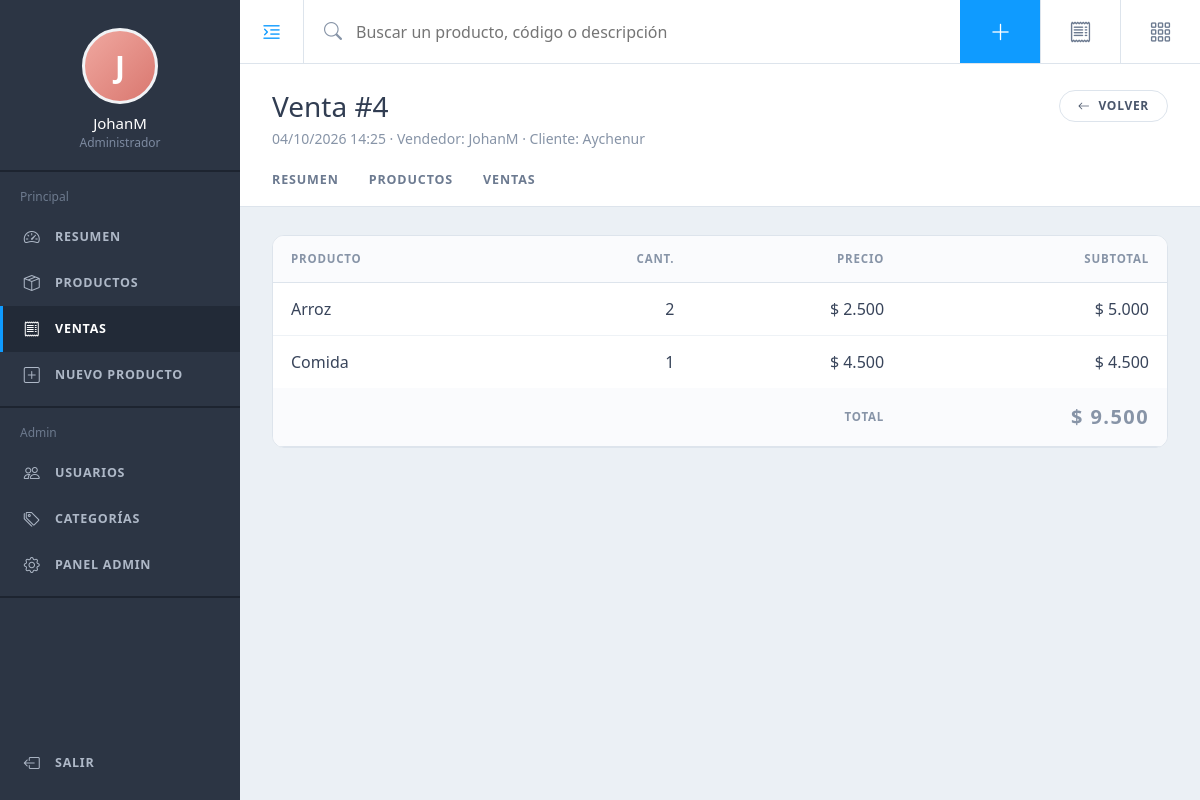
The page /ventas/4/ (signed in) on the database its author committed.
### inventario/models.py (models this page shows, shortened)
class Venta(models.Model):
    vendedor = models.ForeignKey(
        settings.AUTH_USER_MODEL, on_delete=models.PROTECT, related_name="ventas"
    )
    cliente = models.CharField(max_length=150, blank=True)
    fecha = models.DateTimeField(auto_now_add=True, db_index=True)
    total = models.DecimalField(max_digits=14, decimal_places=2, default=Decimal("0.00"))
    class Meta:
        ordering = ["-fecha"]

class DetalleVenta(models.Model):
    venta = models.ForeignKey(Venta, on_delete=models.CASCADE, related_name="detalles")
    producto = models.ForeignKey(Producto, on_delete=models.PROTECT, related_name="ventas")
    cantidad = models.PositiveIntegerField(validators=[MinValueValidator(1)])
    precio_unitario = models.DecimalField(max_digits=12, decimal_places=2)
    @property
    def subtotal(self):
        return self.cantidad * self.precio_unitario

class Producto(models.Model):
    sku = models.CharField("código (SKU)", max_length=50, unique=True)
    nombre = models.CharField(max_length=150, db_index=True)
    descripcion = models.TextField("descripción", blank=True)
    categoria = models.ForeignKey(
        Categoria, on_delete=models.PROTECT, null=True, blank=True, related_name="productos"
    )
    precio = models.DecimalField(
        max_digits=12, decimal_places=2, validators=[MinValueValidator(Decimal("0.01"))]
    )
    stock = models.PositiveIntegerField(default=0)
    imagen = models.ImageField("imagen", upload_to="productos/", blank=True)
    activo = models.BooleanField(default=True)
    creado_por = models.ForeignKey(
        settings.AUTH_USER_MODEL, on_delete=models.PROTECT, related_name="productos_creados"
    )
    creado = models.DateTimeField(auto_now_add=True)
    actualizado = models.DateTimeField(auto_now=True)
    class Meta:
        ordering = ["nombre"]
        indexes = [models.Index(fields=["activo", "stock"])]

### inventario/views.py (the view)
# urls.py: path("ventas/<int:pk>/", views.venta_detalle, name="venta_detalle"),
@login_required
def venta_detalle(request, pk):
    venta = get_object_or_404(
        Venta.objects.select_related("vendedor").prefetch_related("detalles__producto"), pk=pk
    )
    return render(request, "inventario/venta_detail.html", {"venta": venta})

### templates/inventario/venta_detail.html (shortened to what this page needs)
{% extends "base.html" %}
{% block heading %}Venta #{{ venta.pk }}{% endblock %}
{% block subheading %}{{ venta.fecha|date:"d/m/Y H:i" }} · Vendedor: {{ venta.vendedor.username }}{% if venta.cliente %} · Cliente: {{ venta.cliente }}{% endif %}{% endblock %}
{% block actions %}<a class="pill" href="{% url 'venta_lista' %}"><i class="bi bi-arrow-left"></i> Volver</a>{% endblock %}
{% block content %}
<div class="panel p-0">
  <div class="table-responsive">
    <table class="tbl">
      <thead><tr><th>Producto</th><th class="text-end">Cant.</th><th class="text-end">Precio</th><th class="text-end">Subtotal</th></tr></thead>
      <tbody>
      {% for d in venta.detalles.all %}
        <tr>
          <td>{{ d.producto.nombre }}</td>
          <td class="text-end">{{ d.cantidad }}</td>
          <td class="text-end">$ {{ d.precio_unitario|floatformat:"-2g" }}</td>
          <td class="text-end">$ {{ d.subtotal|floatformat:"-2g" }}</td>
        </tr>
      {% endfor %}
      </tbody>
      <tfoot><tr><th colspan="3" class="text-end">Total</th><th class="text-end fs-5">$ {{ venta.total|floatformat:"-2g" }}</th></tr></tfoot>
    </table>
  </div>
</div>
{% endblock %}

### templates/base.html (shortened to what this page needs)
{% load static %}<!doctype html>
<html lang="es">
<head>
  <link href="https://cdn.jsdelivr.net/npm/bootstrap@5.3.3/dist/css/bootstrap.min.css" rel="stylesheet">
  <link href="https://cdn.jsdelivr.net/npm/bootstrap-icons@1.11.3/font/bootstrap-icons.min.css" rel="stylesheet">
  <link href="{% static 'inventario/app.css' %}" rel="stylesheet">
</head>
<body>
{% with n=request.resolver_match.url_name %}
<aside class="sidebar" id="sidebar">
  <div class="sb-profile">
    <div class="avatar">{{ user.get_username|first|upper }}</div>
    <div class="sb-name">{{ user.get_full_name|default:user.get_username }}</div>
    <div class="sb-role">{% if user.is_staff %}Administrador{% else %}Usuario{% endif %}</div>
  </div>
  <div class="sb-group">
    <div class="sb-label">Principal</div>
    <a class="nav-i {% if n == 'resumen' %}active{% endif %}" href="{% url 'resumen' %}"><i class="bi bi-speedometer2"></i> Resumen</a>
    <a class="nav-i {% if n == 'producto_lista' %}active{% endif %}" href="{% url 'producto_lista' %}"><i class="bi bi-box-seam"></i> Productos</a>
    <a class="nav-i {% if n == 'venta_lista' or n == 'venta_detalle' %}active{% endif %}" href="{% url 'venta_lista' %}"><i class="bi bi-receipt"></i> Ventas</a>
    <a class="nav-i {% if n == 'producto_nuevo' or n == 'producto_editar' %}active{% endif %}" href="{% url 'producto_nuevo' %}"><i class="bi bi-plus-square"></i> Nuevo producto</a>
  </div>
  {% if user.is_staff %}
  <div class="sb-group">
    <div class="sb-label">Admin</div>
    <a class="nav-i" href="{% url 'admin:auth_user_changelist' %}"><i class="bi bi-people"></i> Usuarios</a>
    <a class="nav-i" href="{% url 'admin:inventario_categoria_changelist' %}"><i class="bi bi-tags"></i> Categorías</a>
    <a class="nav-i" href="{% url 'admin:index' %}"><i class="bi bi-gear"></i> Panel admin</a>
  </div>
  {% endif %}
  <div class="sb-bottom">
    <form method="post" action="{% url 'logout' %}">
      <button class="nav-i" type="submit"><i class="bi bi-box-arrow-left"></i> Salir</button>
    </form>
  </div>
</aside>
<div class="main">
  <header class="topbar">
    <button class="tb-toggle" id="nav-toggle" type="button" aria-label="Menú"><i class="bi bi-text-indent-left"></i></button>
    <form class="tb-search" action="{% url 'producto_lista' %}" method="get" role="search">
      <i class="bi bi-search"></i>
      <input type="search" name="q" value="{{ request.GET.q }}" placeholder="Buscar un producto, código o descripción">
    </form>
    <a class="tb-btn primary" href="{% url 'producto_nuevo' %}" title="Nuevo producto"><i class="bi bi-plus-lg"></i></a>
    <a class="tb-btn" href="{% url 'venta_lista' %}" title="Ventas"><i class="bi bi-receipt"></i></a>
    <a class="tb-btn" href="{% url 'resumen' %}" title="Resumen"><i class="bi bi-grid-3x3-gap"></i></a>
  </header>
  <div class="page-head">
    <div class="ph-top">
      <div>
        <h1>{% block heading %}Inventario{% endblock %}</h1>
        <div class="ph-sub">{% block subheading %}{% endblock %}</div>
      </div>
      <div class="ph-actions">{% block actions %}{% endblock %}</div>
    </div>
    <nav class="ph-tabs">
      <a class="{% if n == 'resumen' %}active{% endif %}" href="{% url 'resumen' %}">Resumen</a>
      <a class="{% if n == 'producto_lista' %}active{% endif %}" href="{% url 'producto_lista' %}">Productos</a>
      <a class="{% if n == 'venta_lista' %}active{% endif %}" href="{% url 'venta_lista' %}">Ventas</a>
    </nav>
  </div>
  <main class="content">
    {% block content %}{% endblock %}
  </main>
</div>
{% endwith %}
</body>
</html>

### inventario/static/inventario/app.css (style rules this page uses)
:root { --sb:#2c3544; --sb-dark:#222a37; --sb-line:#1d2430; --sb-text:#aeb8c7; --accent:#0f9bff; --teal:#3cb7bf; --purple:#a64ca6; --ok:#7cc243; --bg:#ebf0f5; --card:#fff; --text:#38445a; --muted:#8794a7; --line:#dde4ec; --track:#dbe3ec; }
* { box-sizing:border-box }
body { background:var(--bg);color:var(--text);font-family:"Segoe UI",system-ui,-apple-system,Roboto,"Helvetica Neue",Arial,sans-serif }
a { color:var(--accent) }
.sidebar { position:fixed;top:0;bottom:0;left:0;width:240px;background:var(--sb);color:var(--sb-text); overflow-y:auto;z-index:1040;transition:transform .2s ease;display:flex;flex-direction:column }
.sb-profile { padding:28px 16px 18px;text-align:center;border-bottom:2px solid var(--sb-line) }
.avatar { width:76px;height:76px;border-radius:50%;margin:0 auto 10px;background:linear-gradient(135deg,#f0a8a0,#d9776f); color:#fff;font-size:30px;font-weight:600;display:flex;align-items:center;justify-content:center;border:3px solid #f1f3f6 }
.sb-name { color:#fff;font-size:15px;line-height:1.2 }
.sb-role { font-size:12px;color:#7d8aa0;margin-top:2px }
.sb-group { padding:16px 0 8px;border-bottom:2px solid var(--sb-line) }
.sb-label { padding:0 20px 8px;font-size:12px;color:#6d7a8e }
.nav-i { display:flex;align-items:center;gap:14px;padding:11px 20px;color:var(--sb-text);text-decoration:none; font-size:12.5px;font-weight:700;letter-spacing:.06em;text-transform:uppercase;border:0;background:none; width:100%;text-align:left;border-left:3px solid transparent;cursor:pointer }
.nav-i i { font-size:16px;width:18px;text-align:center }
.nav-i.active { color:#fff;background:var(--sb-dark);border-left-color:var(--accent) }
.sb-bottom { margin-top:auto;padding:8px 0 14px }
.main { margin-left:240px;min-height:100vh;display:flex;flex-direction:column;transition:margin .2s ease }
.topbar { height:64px;background:#fff;border-bottom:1px solid var(--line);display:flex;align-items:stretch;position:sticky;top:0;z-index:1020 }
.tb-toggle { width:64px;border:0;background:none;border-right:1px solid var(--line);color:var(--accent);font-size:22px }
.tb-search { flex:1;display:flex;align-items:center;gap:12px;padding:0 20px;min-width:0 }
.tb-search i { color:var(--muted);font-size:18px }
.tb-search input { border:0;outline:0;width:100%;font-size:16px;color:var(--text);background:transparent }
.tb-btn { width:80px;display:flex;align-items:center;justify-content:center;border:0;border-left:1px solid var(--line); background:#fff;color:#6c7a90;font-size:22px;text-decoration:none }
.tb-btn.primary { background:var(--accent);color:#fff;border-left-color:var(--accent) }
.page-head { background:#fff;border-bottom:1px solid var(--line);padding:26px 32px 0 }
.ph-top { display:flex;flex-wrap:wrap;gap:16px;justify-content:space-between;align-items:flex-start }
.page-head h1 { font-size:28px;font-weight:400;margin:0;color:#313d52 }
.ph-sub { color:var(--muted);font-size:14px;margin-top:4px }
.ph-actions { display:flex;flex-wrap:wrap;gap:10px;align-items:center }
.ph-tabs { display:flex;gap:30px;margin-top:22px;overflow-x:auto }
.ph-tabs a { padding:0 0 14px;color:#6c7a90;text-decoration:none;font-size:12.5px;font-weight:700;letter-spacing:.07em; text-transform:uppercase;border-bottom:3px solid transparent;white-space:nowrap }
.content { padding:28px 32px 110px }
.pill { display:inline-flex;align-items:center;gap:8px;padding:8px 18px;border-radius:999px;border:1px solid var(--line); background:#fff;color:#4a566b;font-size:12px;font-weight:700;letter-spacing:.06em;text-transform:uppercase; text-decoration:none;cursor:pointer;line-height:1.2 }
.panel { background:#fff;border:1px solid var(--line);border-radius:12px;padding:22px }
.panel.p-0 { padding:0;overflow:hidden }
.tbl { width:100%;border-collapse:collapse }
.tbl th { font-size:11.5px;font-weight:700;letter-spacing:.07em;text-transform:uppercase;color:var(--muted);padding:14px 18px;border-bottom:1px solid var(--line);background:#fafbfd;white-space:nowrap }
.tbl td { padding:14px 18px;border-bottom:1px solid #eef2f6;vertical-align:middle }
.tbl tr:last-child td { border-bottom:0 }

### rows shown on the page
Venta: pk "4", fecha "04/10/2026 14:25", vendedor.username "JohanM", cliente "Aychenur", total "9.500"
DetalleVenta: producto.nombre "Arroz", cantidad "2", precio_unitario "2.500", subtotal "5.000"
DetalleVenta: producto.nombre "Comida", cantidad "1", precio_unitario "4.500", subtotal "4.500"

### other values the page prints
{{ user.get_username|first|upper }} "J"
{{ user.get_full_name|default:user.get_username }} "JohanM"
